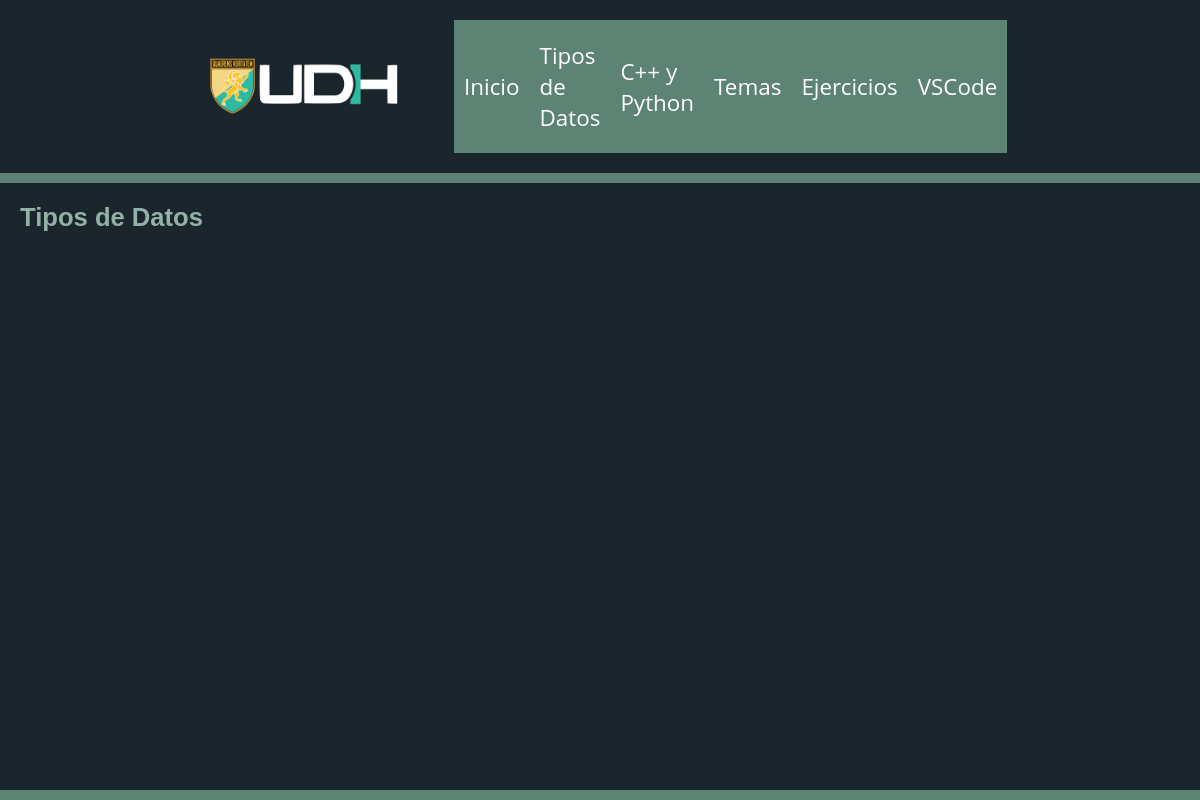
Page /datos/ on the earlier database version.
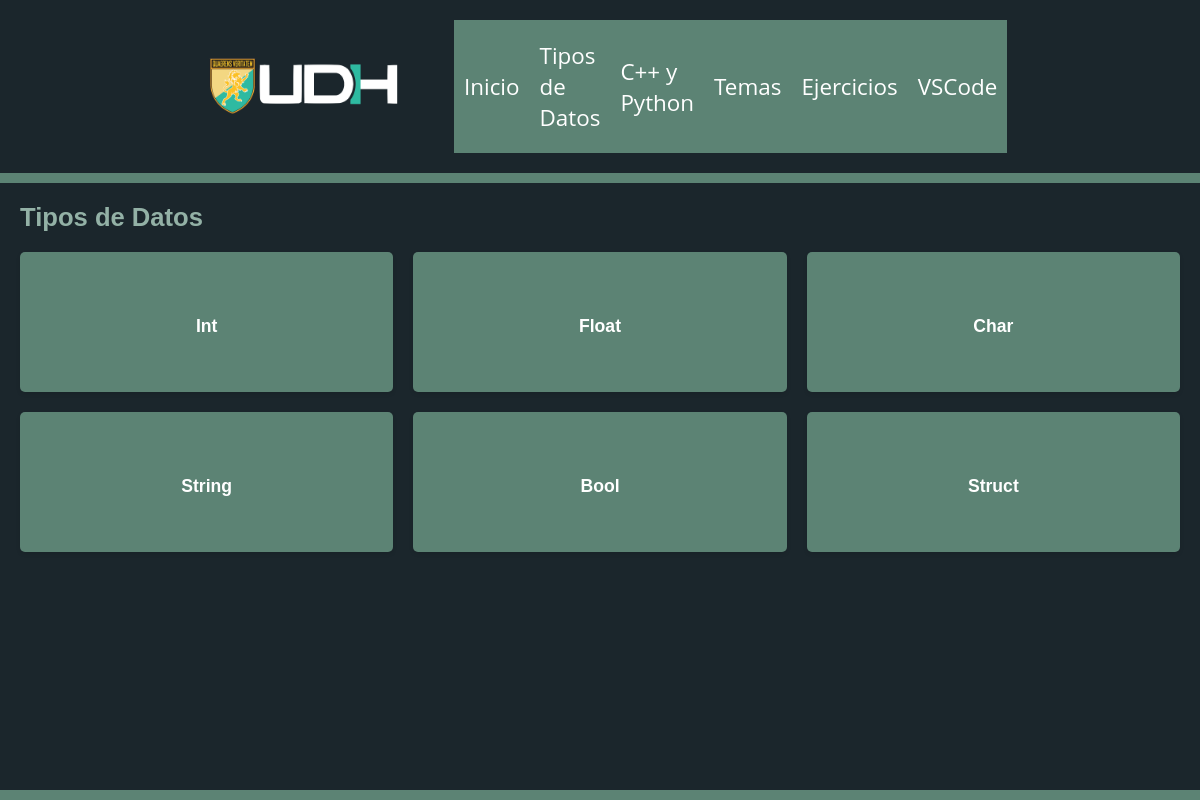
Same page on the later database version.
### exercises/models.py (models this page shows, shortened)
class Types(models.Model):
    name = models.CharField(max_length=20)
    traduc = models.CharField(max_length=25, default='traduccion')
    content = models.TextField(default='texto')

### exercises/views.py (the view)
# urls.py: path('datos/', TypesView.as_view(), name='tipos'),
class TypesView(View):
    def get(self, request):
        type_list = Types.objects.all()
        return render(request, 'types.html', {'tipos': type_list})

### exercises/static/templates/types.html
{% extends 'base.html' %}
{% block content %}
<div class="categText">
    <h2>Tipos de Datos</h2>
</div>
<div class="category-grid">
    {% for tipo in tipos %}
    <a href="{% url 'tipos_detail' tipo.name %}">
        <div class="category-card">
            <h3>{{ tipo.name }}</h3>
        </div>
    </a>
    {% endfor %}
</div>
{% endblock %}

### exercises/static/templates/base.html (shortened to what this page needs)
<!DOCTYPE html>
<html lang="en">
<head>
    {% load static %}
    <link rel="stylesheet" href="https://cdnjs.cloudflare.com/ajax/libs/highlight.js/11.7.0/styles/base16/ashes.min.css" />
    <link rel="stylesheet" href="{% static 'css/style.css' %}">
    <link rel="stylesheet" href="{% static 'css/exercise.css' %}">
    <link rel="stylesheet" href="https://unpkg.com/xterm/css/xterm.css" />
</head>
<body>
    <header>
        <div class="desktop-nav-container">
            <img src="{% static 'img/logo.png' %}" width="200px" height="auto">
            <nav>
                <ul>
                    <li><a href="{% url 'inicio' %}">Inicio</a></li>
                    <li><a href="{% url 'tipos' %}">Tipos de Datos</a></li>
                    <li><a href="{% url 'diferencia' %}">C++ y Python</a></li>
                    <li><a href="{% url 'temas' %}">Temas</a></li>
                    <li><a href="{% url 'ejercicios' %}">Ejercicios</a></li>
                    <li><a href="https://code.visualstudio.com/" target="_blank">VSCode</a></li>
                </ul>
            </nav>
        </div>
    </header>
    <main>
        {% block content %}
        {% endblock %}
    </main>
</body>
</html>

### exercises/static/css/style.css (style rules this page uses)
* { margin: 0; padding: 0; }
body { display: flex; flex-direction: column; min-height: 100vh; background-color: #1B262C; font-family: "Open Sans", "Helvetica Neue", Helvetica, Arial, sans-serif; }
main { padding: 20px; flex-grow: 1; border-top: solid 10px #5C8374; border-bottom: solid 10px #5C8374; }
ul { list-style: none; }
h2, h3, p { color: #FFFFFF; margin-bottom: 20px; }
h2 { font-size: 160%; font-family: 'Ubuntu', sans-serif; color: #93B1A6; }
h3 { font-size: 140%; font-family: 'Ubuntu', sans-serif; color: #93B1A6; }
a { text-decoration: none; }
.category-card, .category-card-ex { display: flex; flex-direction: column; justify-content: center; background-color: #5C8374; height: 120px; padding: 10px; border-radius: 5px; box-shadow: 0 2px 4px rgba(0, 0, 0, 0.1); text-align: center; transition: transform 0.2s ease, box-shadow 0.2s ease; }
.category-card h3 { font-size: 110%; font-family: 'Dosis', sans-serif; color: #fff; margin: 10px 10px 2px 10px; }
.category-grid { display: grid; grid-template-rows: auto; grid-gap: 20px; }
@media (max-width: 1399px) { .category-grid { grid-template-columns: repeat(3, minmax(20vh, 1fr)); } }
@media (min-width: 800px) { .desktop-nav-container { margin: 0 17% 0 17%; display: flex; } }
@media (min-width: 800px) { .desktop-nav-container img { margin-right: 50px; align-self: center; width: 20; } }
@media (min-width: 800px) { header { padding: 20px 0 20px 0; } }
@media (min-width: 800px) { header nav { background-color: #5C8374; padding: 10px 0; width: 80%; } }
@media (min-width: 800px) { header nav ul { display: flex; width: auto; } }
@media (min-width: 800px) { header nav ul li { display: flex; justify-self: center; align-items: center; margin: auto; font-size: 140%; } }
@media (min-width: 800px) { header nav ul li a { color: #fff; text-decoration: none; padding: 10px; border-radius: 5px; transition: background-color 0.3s ease; } }

Differences in the rows shown:
added Types: name "Int"
added Types: name "Float"
added Types: name "Char"
added Types: name "String"
added Types: name "Bool"
added Types: name "Struct"
